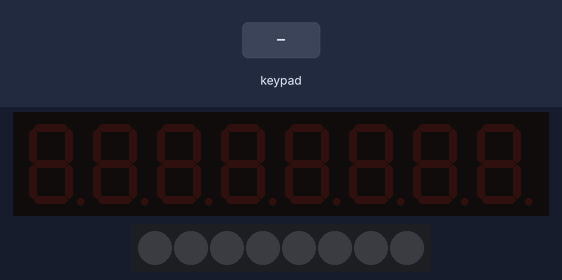
A sketch run on a simulated Arduino Uno, built with avr-gcc and run on an emulated ATmega328P. Shown: 8-digit seven-segment display, 8 RGB LEDs in strip order, left to right. Wiring (inferred from the names in the program): TM1638 display and keys: STB pin 7; clock pin 9; DIO pin 8. The inputs (shaded band) are chosen by the test bench.

Above: at 1.2 s.
1.3 s: keypad keys 1 2 pressed 0.4 s apart
At 1.37 s:
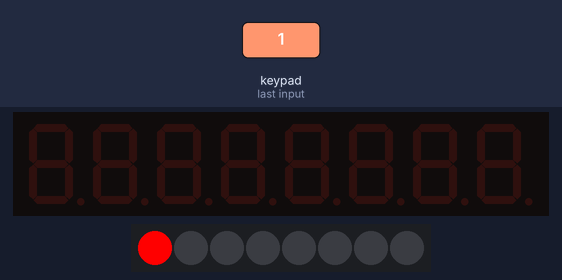
3.6 s: key '3' pressed
At 3.67 s:
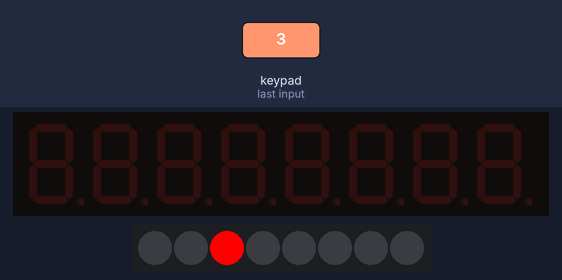
5.2 s: key '4' pressed
At 5.28 s:
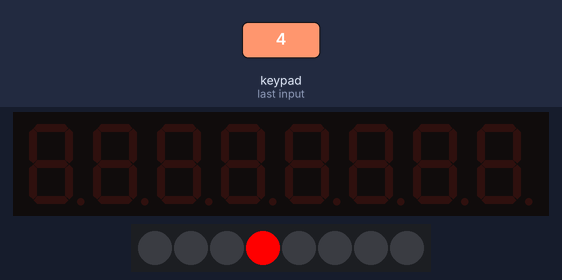
6.8 s: keypad keys 2 5 pressed 0.4 s apart
At 6.87 s:
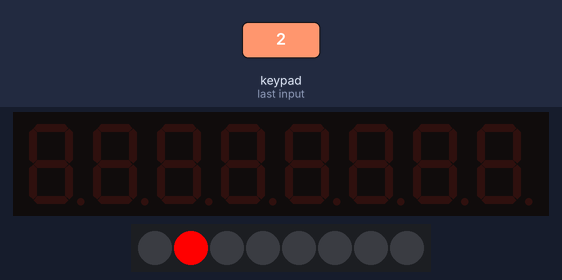
Timing chart, 0 to 9.8 s (numbered marks = the images above; inputs shaded):
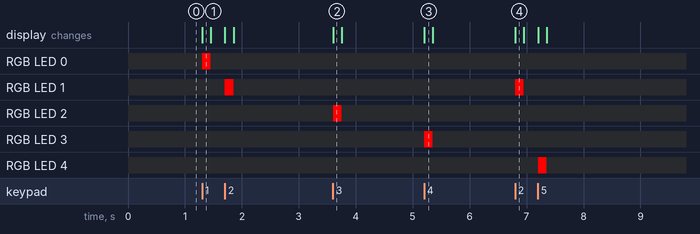

The sketch:

code_1.1.ino
```cpp
const int strobe = 7;
const int clock = 9;
const int data = 8;

void sendCommand(uint8_t value)
{
  digitalWrite(strobe, LOW);
  shiftOut(data, clock, LSBFIRST, value);
  digitalWrite(strobe, HIGH);
}


void reset()
{
  sendCommand(0x40); // set auto increment mode
  digitalWrite(strobe, LOW);
  shiftOut(data, clock, LSBFIRST, 0xc0);   // set starting address to 0
  for(uint8_t i = 0; i < 16; i++)
  {
    shiftOut(data, clock, LSBFIRST, 0x00);
  }
  digitalWrite(strobe, HIGH);
}

void setup()
{
  pinMode(strobe, OUTPUT);
  pinMode(clock, OUTPUT);
  pinMode(data, OUTPUT);

  sendCommand(0x8f);  // activate
  reset();
}

uint8_t readTM1638_Buttons(void)
{
  uint8_t buttons = 0;
  digitalWrite(strobe, LOW);
  shiftOut(data, clock, LSBFIRST, 0x42);

  pinMode(data, INPUT);

  for (uint8_t i = 0; i < 4; i++)
  {
    uint8_t v = shiftIn(data, clock, LSBFIRST) << i;
    buttons |= v;
  }

  pinMode(data, OUTPUT);
  digitalWrite(strobe, HIGH);
  return buttons;
}

void setTM1638LED(uint8_t value, uint8_t position)
{
  pinMode(data, OUTPUT);

  sendCommand(0x44);
  digitalWrite(strobe, LOW);
  shiftOut(data, clock, LSBFIRST, 0xC1 + (position << 1));
  shiftOut(data, clock, LSBFIRST, value);
  digitalWrite(strobe, HIGH);
}

void loop()
{
  uint8_t buttons = readTM1638_Buttons();

  for(uint8_t position = 0; position < 8; position++)
  {
    uint8_t mask = 0x1 << position;

    setTM1638LED(buttons & mask ? 1 : 0, position);
  }
}
```

Measured:
- after the input at 1.3 s, RGB LED 0: off → RGB(255, 0, 0) at once, → off 0.15 s later; RGB LED 1: off → RGB(255, 0, 0) after 0.40 s, → off 0.15 s later
- after the input at 3.6 s, RGB LED 2: off → RGB(255, 0, 0) at once, → off 0.15 s later
- after the input at 5.2 s, RGB LED 3: off → RGB(255, 0, 0) at once, → off 0.15 s later
- after the input at 6.8 s, RGB LED 1: off → RGB(255, 0, 0) at once, → off 0.15 s later; RGB LED 4: off → RGB(255, 0, 0) after 0.40 s, → off 0.15 s later
